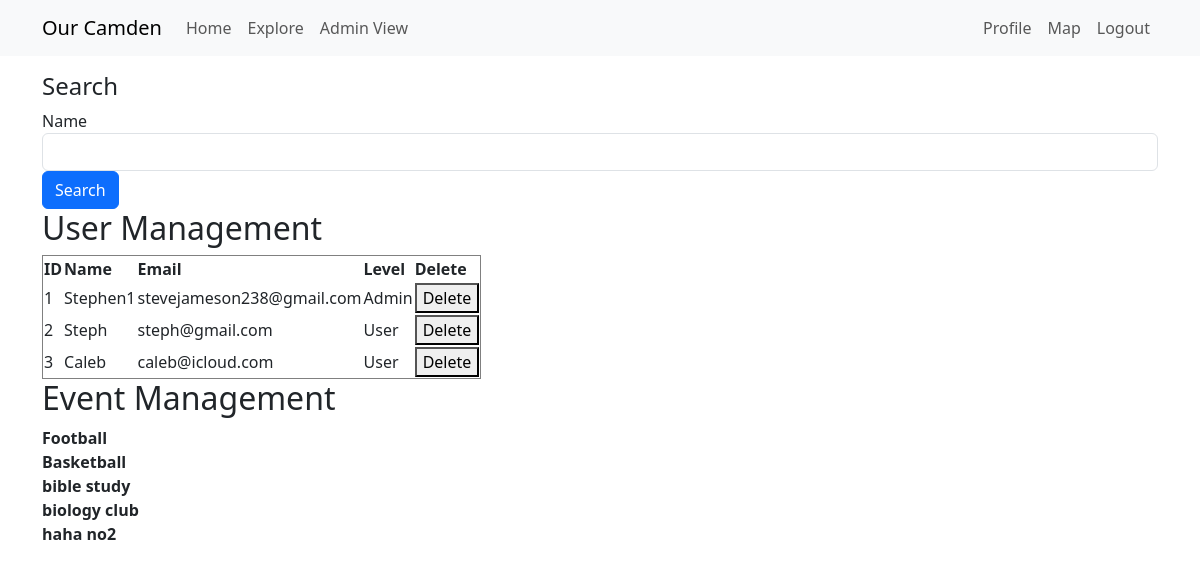
Before: /admin-view (signed in) with the older database file.
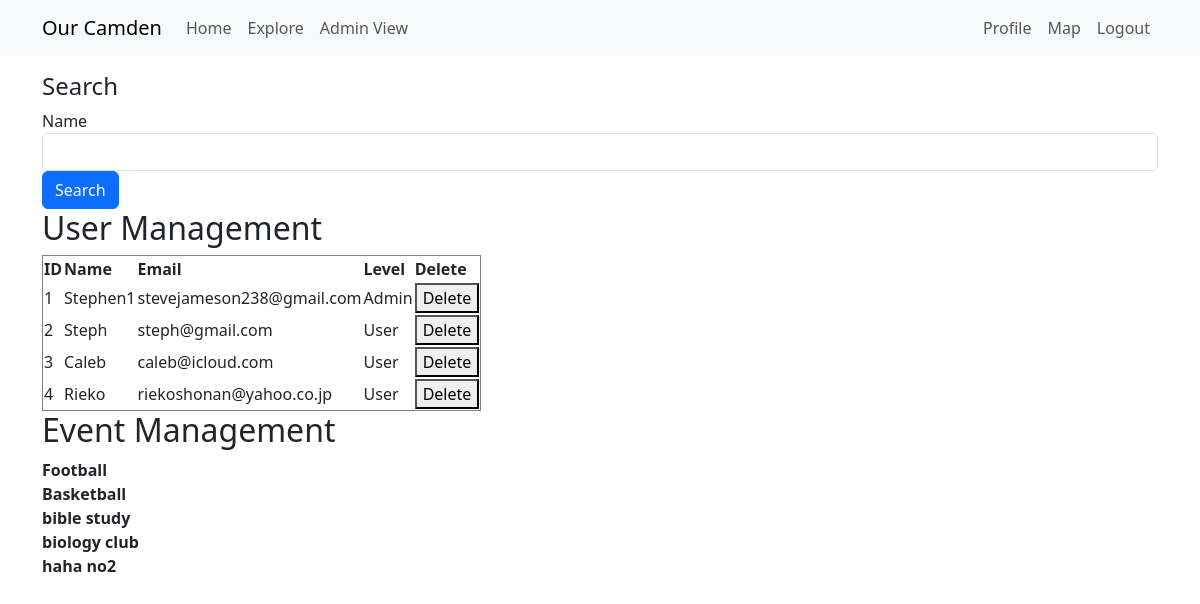
After: the same page with the newer database file.
### app/models.py (models this page shows, shortened)
class User(UserMixin, db.Model):
    __tablename__ = "User"
    __searchable__ = ['username', 'email']
    id: so.Mapped[int] = so.mapped_column(primary_key=True) # so.Mapped gives a python data type to the attr, so.mapped_column creates the actual column
    access_level: so.Mapped[int] = so.mapped_column(
        default=0,  # Default to 0 (logged-in User)
        nullable=False
    )
    username: so.Mapped[str] = so.mapped_column(sa.String(64), index=True,
                                                unique=True)
    email: so.Mapped[str] = so.mapped_column(sa.String(120), index=True,
                                             unique=True)
    password_hash: so.Mapped[Optional[str]] = so.mapped_column(sa.String(256)) #attr can be defined as Optional
    about_me: so.Mapped[Optional[str]] = so.mapped_column(sa.String(140))
    last_seen: so.Mapped[Optional[datetime]] = so.mapped_column(
        default=lambda: datetime.now(timezone.utc))
    posts: so.WriteOnlyMapped['Post'] = so.relationship(
        back_populates='author',
        passive_deletes=True) #back_populates links Posts.author to User.posts
    following: so.WriteOnlyMapped['User'] = so.relationship(
        secondary=followers, primaryjoin=(followers.c.follower_id == id), # establish link between User and Follower tables, where the id matches (all the Users this current User follows)
        secondaryjoin=(followers.c.followed_id == id), #links followers back to Users. identifies all Users who are followed by the current User
        back_populates='followers',
        passive_deletes=True) #links User.following to Follower.followers (who the User is following)
    followers: so.WriteOnlyMapped['User'] = so.relationship(
        secondary=followers, primaryjoin=(followers.c.followed_id == id),
        secondaryjoin=(followers.c.follower_id == id),
        back_populates='following',
        passive_deletes=True) #same but for who the User is being followed by
    Markers: so.Mapped["Marker"] = so.relationship(
        "Marker",
        back_populates="creator",  # Links to the `Marker.creator` relationship
    )
    def __repr__(self):
        return self.username # provides information in a nice format for each User

class Marker(db.Model):
    __tablename__ = "Marker"
    __searchable__ = ['event_name', 'event_description', 'User_id', 'filter_type']  # Fields to index
    approved: so.Mapped[bool] = so.mapped_column(default = False, nullable = False)
    website: so.Mapped[str] = so.mapped_column(nullable=True)
    id: so.Mapped[int] = so.mapped_column(primary_key=True)
    event_name: so.Mapped[str] = so.mapped_column(sa.String(140), nullable=False)
    event_description: so.Mapped[str] = so.mapped_column(sa.String(140))
    filter_type: so.Mapped[str] = so.mapped_column(sa.String(60))
    User_id: so.Mapped[str] = so.mapped_column(db.ForeignKey("User.id"))
    Location_id: so.Mapped[str] = so.mapped_column(db.ForeignKey("Location.id"))
    def __repr__(self) -> str:
        return f"<Marker (id={self.id})>"
    Location: so.Mapped["Location"] = so.relationship(
        "Location",
        back_populates="markers",
        foreign_keys="[Marker.Location_id]"
    )
    creator: so.Mapped["User"] = so.relationship(
        "User",
        back_populates="Markers",  # Links to the `User.Markers` relationship
        foreign_keys="[Marker.User_id]"
    )

### app/routes.py (the view)
@app.route('/admin-view')
def admin_view():
    if current_user.is_authenticated and current_user.access_level==1: #so that users can't try to get in from url
        try:
            query = request.args.get('query', '')  # Get query, default to empty string
            print(query)
            if query:
                print('searching')
                user_data = User.query.msearch(query, fields=['username', 'email']).all()
            else:
                user_data = User.query.all()
            marker_data = Marker.query.all()  # Fetch all markers
            print(user_data, marker_data)
            return render_template('admin_view.html', users=user_data, markers=marker_data)
        except Exception as e:
            print(f"Error: {str(e)}")  # Log error to terminal
            return jsonify({'error': str(e)}), 500
    else:
        return redirect(url_for('index.html'))

### app/models.py (called while the page is built)
@login.user_loader
def load_User(id):
    return db.session.get(User, int(id))

### app/routes.py (called while the page is built)
@app.before_request
def before_request(): # if user is logged in, record the time they log in
    if current_user.is_authenticated:
        current_user.last_seen = datetime.now(timezone.utc)
        db.session.commit()

### app/templates/admin_view.html (shortened to what this page needs)
{% extends "base.html" %}
{% block content %}
    <h4>Search</h4>
    <form class="form-inline" method="GET" action="{{ url_for('admin_view') }}">
        <div class="form-group">
            <label for="query">Name</label>
            <input type="text" class="form-control" name="query" id="query">
        </div>
        <button type="submit" class="btn btn-primary">Search</button>
    </form>
    <body>
    </head>
    <body>
        <h2>User Management</h2>
        <table border="1">
            <tr>
                <th>ID</th>
                <th>Name</th>
                <th>Email</th>
                <th>Level</th>
                <th>Delete</th>
            </tr>
            {% for user in users %}
            <tr>
                <td>{{ user.id }}</td>
                <td contenteditable="true" onblur="editUser(event, {{ user.id }}, 'name')">{{ user.username }}</td>
                <td contenteditable="true" onblur="editUser(event, {{ user.id }}, 'email')">{{ user.email }}</td>
                <td contenteditable="true" onblur="editUser(event, {{ user.id }}, 'email')">{% if user.access_level ==1 %}Admin{% else %}User{% endif %}</td>
                <td><button onclick="deleteUser({{ user.id }}, this.parentNode.parentNode)">Delete</button></td>
            </tr>
            {% endfor %}
    </table>
            <div>
                <h2>Event Management</h2>
                <table>
                    {% for marker in markers %}
                    <tr>
                        <strong>{{ marker.event_name }}</strong> <br>
                    </tr>
                    {% endfor %}
                </table>
            </div>
        </div>
    </body>
{% endblock %}

Changed rows visible on the page:
added User: id "4", username "Rieko", email "riekoshonan@yahoo.co.jp", access_level "User"
